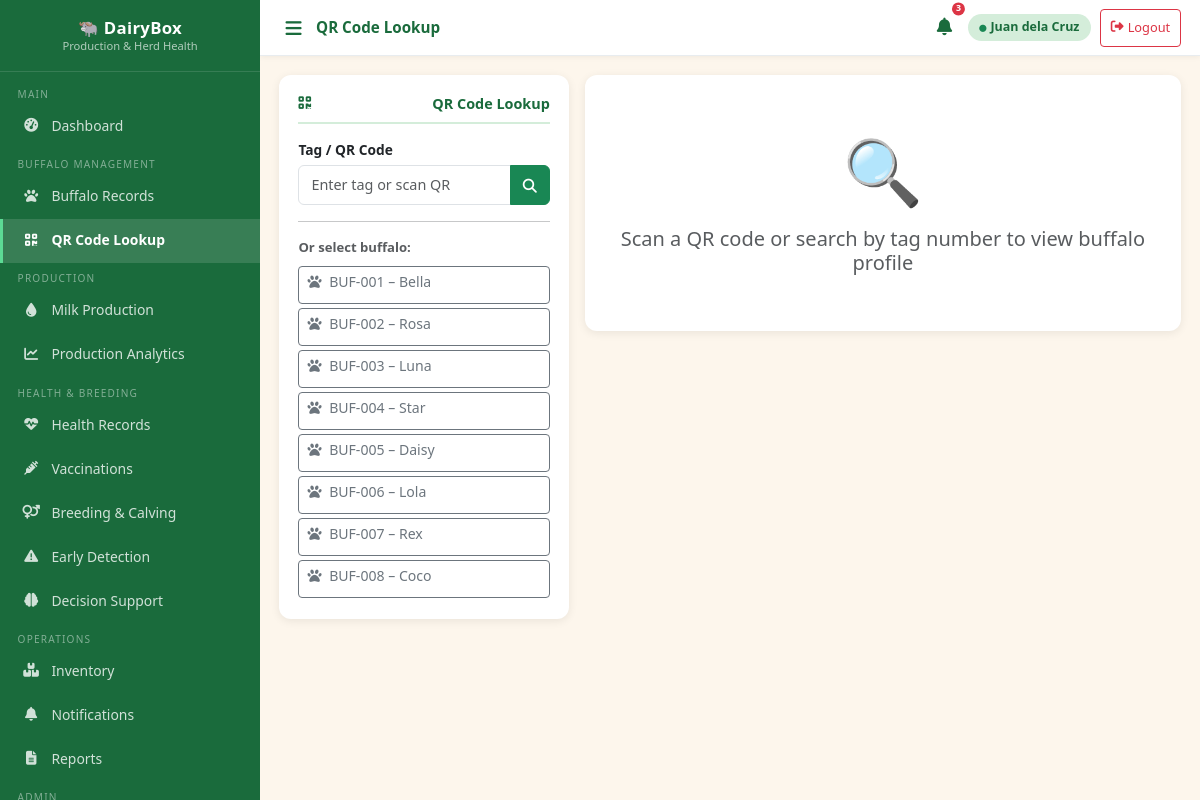
The app's page /modules/qr_scan.php (signed in) with its own data.
### tables this page shows
CREATE TABLE IF NOT EXISTS buffaloes (
    id              INT AUTO_INCREMENT PRIMARY KEY,
    tag_number      VARCHAR(40)  NOT NULL UNIQUE,
    qr_code         VARCHAR(100) UNIQUE,
    name            VARCHAR(80),
    breed           VARCHAR(80),
    sex             ENUM('Female','Male') DEFAULT 'Female',
    date_of_birth   DATE,
    weight_kg       DECIMAL(6,2),
    color           VARCHAR(50),
    acquisition_date DATE,
    acquisition_type ENUM('Born on Farm','Purchased','Donated') DEFAULT 'Born on Farm',
    status          ENUM('Active','Sold','Dead','Transferred') DEFAULT 'Active',
    health_status   ENUM('Healthy','Sick','Under Treatment','Recovered') DEFAULT 'Healthy',
    notes           TEXT,
    photo           VARCHAR(200),
    created_by      INT,
    created_at      TIMESTAMP DEFAULT CURRENT_TIMESTAMP,
    updated_at      TIMESTAMP DEFAULT CURRENT_TIMESTAMP ON UPDATE CURRENT_TIMESTAMP,
    FOREIGN KEY (created_by) REFERENCES users(id) ON DELETE SET NULL
);

### modules/qr_scan.php (the view, shortened to what this page needs)
<?php
$db        = getDB();
$buffalo   = null;
$qr  = trim($_GET['qr'] ?? '');
include '../includes/header.php';
?>
<div class="row g-3">
    <div class="col-md-4">
        <div class="card-section">
            <div class="section-title"><i class="fa fa-qrcode me-2"></i>QR Code Lookup</div>
            <form method="GET" class="mb-3">
                <div class="mb-2">
                    <label class="form-label fw-semibold">Tag / QR Code</label>
                    <div class="input-group">
                        <input type="text" name="qr" class="form-control" value="<?= htmlspecialchars($qr) ?>" placeholder="Enter tag or scan QR">
                        <button class="btn btn-success" type="submit"><i class="fa fa-search"></i></button>
                    </div>
                </div>
            </form>
            <hr>
            <p class="small text-muted fw-semibold mb-2">Or select buffalo:</p>
            <?php
            $bufList = $db->query("SELECT id,tag_number,name FROM buffaloes WHERE status='Active' ORDER BY tag_number")->fetchAll();
            foreach ($bufList as $b):
                $active = $buffalo && $buffalo['id'] == $b['id'];
            ?>
            <a href="?id=<?= $b['id'] ?>" class="btn btn-sm w-100 mb-1 text-start <?= $active ? 'btn-success' : 'btn-outline-secondary' ?>">
                <i class="fa fa-paw me-1"></i> <?= htmlspecialchars($b['tag_number']) ?> – <?= htmlspecialchars($b['name'] ?? '') ?>
            </a>
            <?php endforeach; ?>
        </div>
    </div>
    <div class="col-md-8">
        <?php if (!$buffalo): ?>
        <div class="card-section text-center py-5">
            <div style="font-size:4rem">🔍</div>
            <h5 class="text-muted mt-2">Scan a QR code or search by tag number to view buffalo profile</h5>
        </div>
        <?php endif; ?>
    </div>
</div>
<?php include '../includes/footer.php'; ?>

### assets/css/style.css (style rules this page uses)
:root { --green-dark: #1a6b3c; --green-main: #28a745; --green-light: #d4edda; --cream: #fdf6ec; --sidebar-w: 260px; --topbar-h: 56px; --bottom-nav-h: 60px; --radius: 12px; --shadow: 0 2px 10px rgba(0,0,0,.08); }
*, *::before, *::after { box-sizing: border-box; }
body { margin: 0; padding: 0; font-family: 'Segoe UI', system-ui, -apple-system, sans-serif; font-size: 15px; -webkit-tap-highlight-color: transparent; }
body.app-body { background: var(--cream); overflow-x: hidden; }
.card-section { background: #fff; border-radius: var(--radius); padding: 1.1rem 1.2rem; box-shadow: var(--shadow); margin-bottom: 1.2rem; }
.card-section .section-title { font-weight: 700; font-size: .9rem; color: var(--green-dark); border-bottom: 2px solid var(--green-light); padding-bottom: .45rem; margin-bottom: .9rem; display: flex; align-items: center; justify-content: space-between; flex-wrap: wrap; gap: .3rem; }
.btn { min-height: 38px; font-size: .88rem; }
.form-label { margin-bottom: .28rem; font-size: .86rem; }
.form-control, .form-select { font-size: .9rem; min-height: 40px; }

### records on screen
buffaloes: tag_number "BUF-001", name "Bella"
buffaloes: tag_number "BUF-002", name "Rosa"
buffaloes: tag_number "BUF-003", name "Luna"
buffaloes: tag_number "BUF-004", name "Star"
buffaloes: tag_number "BUF-005", name "Daisy"
buffaloes: tag_number "BUF-006", name "Lola"
buffaloes: tag_number "BUF-007", name "Rex"
buffaloes: tag_number "BUF-008", name "Coco"

### other values on screen
$pageTitle "QR Code Lookup"
$nc2 "3"
$user['full_name'] "Juan dela Cruz"
